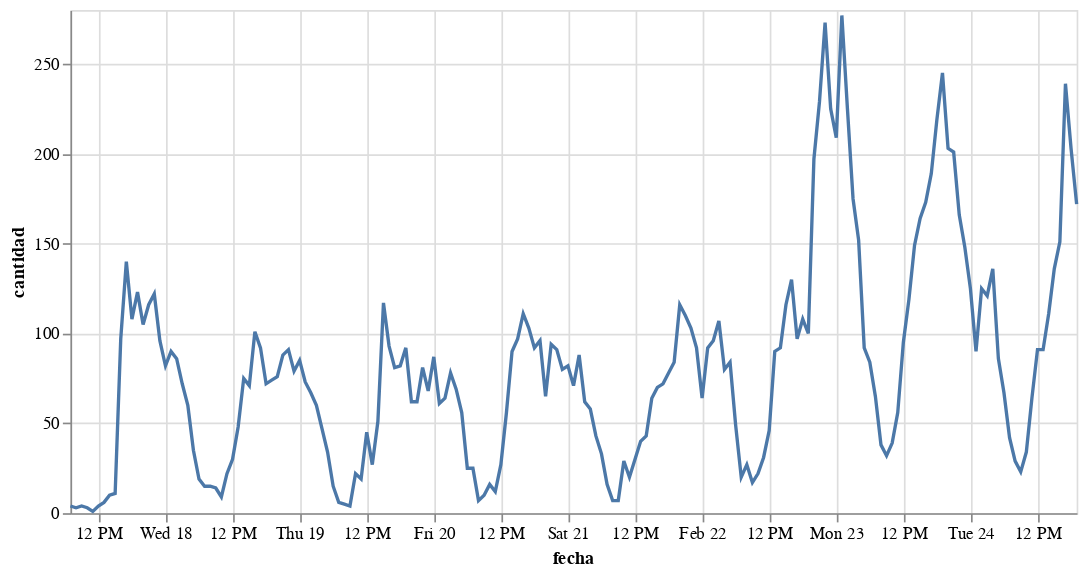

The notebook cell this image was saved under:
### Code cell
alt.Chart(df_fecha_tweets).mark_line().encode(
    x='fecha:T',
    y='cantidad:Q'
).properties(
    width=600,
    height=300
)

### Figure 1 — Vega-Lite specification as saved in the notebook (floating-point values rounded to 4 significant figures; data arrays with more than 128 entries replaced by an {"elided": "..."} marker saying what was removed)
{"config": {"view": {"continuousWidth": 400, "continuousHeight": 300}}, "data": {"name": "data-1750b3bddc3f08562cc5792cb7ecc15f"}, "mark": "line", "encoding": {"x": {"field": "fecha", "type": "temporal"}, "y": {"field": "cantidad", "type": "quantitative"}}, "height": 300, "width": 600, "$schema": "https://vega.github.io/schema/vega-lite/v4.17.0.json", "datasets": {"data-1750b3bddc3f08562cc5792cb7ecc15f": {"elided": "181 records"}}}
